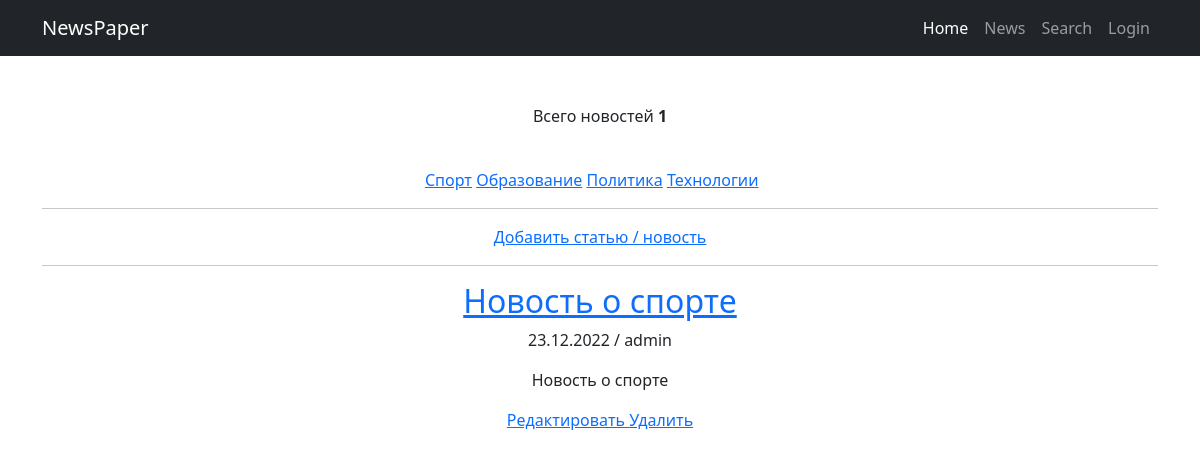
Page /news/ on the committed database.
### news/models.py (models this page shows, shortened)
class Category(models.Model):
    title = models.CharField(max_length=255, unique=True, verbose_name='название категории')
    subscribers = models.ManyToManyField(User, verbose_name='подписчики', blank=True)

class Post(models.Model):
    TYPES = (
        ('arti', 'статья'),
        ('news', 'новость')
    )
    author = models.ForeignKey(Author, on_delete=models.SET('автор неизвестен'), verbose_name='автор')
    type_of_post = models.CharField(max_length=4, choices=TYPES, default='news', verbose_name='тип поста')
    created_at = models.DateTimeField(auto_now_add=True)
    categories = models.ManyToManyField(Category, through='PostCategory', verbose_name='категории')
    title = models.CharField(max_length=255, verbose_name='заголовок')
    text = models.TextField(verbose_name='текст')
    rating = models.IntegerField(default=0, verbose_name='рейтинг')

class Author(models.Model):
    user = models.OneToOneField(User, on_delete=models.CASCADE)
    rating = models.IntegerField(default=0, verbose_name='рейтинг')

### news/views.py (the view)
# urls.py: path('', cache_page(60)(PostListView.as_view()), name='all_news'),
class PostListView(ListView):
    model = Post
    template_name = 'news/posts.html'
    context_object_name = 'posts'
    ordering = '-created_at'
    paginate_by = 10
    def get_context_data(self, **kwargs):
        context = super().get_context_data(**kwargs)
        context['count'] = len(self.get_queryset())
        context['categories'] = Category.objects.all()
        if self.request.user.is_authenticated:
            context['is_not_author'] = not self.request.user.groups.filter(name='authors').exists()
        category = self.request.resolver_match.kwargs.get('category_pk')
        context['is_category'] = category
        if category:
            context['current_category'] = Category.objects.get(pk=category)
        return context
    def get_queryset(self):
        category_pk = self.request.resolver_match.kwargs.get('category_pk')
        if category_pk:
            queryset = Post.objects.filter(categories__pk=category_pk)
        else:
            queryset = Post.objects.all()
        ordering = self.get_ordering()
        if ordering:
            if isinstance(ordering, str):
                ordering = (ordering,)
            queryset = queryset.order_by(*ordering)
        return queryset

### news/templatetags/custom_filters.py (called while the page is built)
@register.filter(name='censor')
def censor(value):
    profanity = ['банан', 'апельсин']
    for word in profanity:
        if word in value:
            value = value.replace(word, '**')
    return value

### news/templates/news/posts.html (shortened to what this page needs)
{% extends 'news/default.html' %}
{% load custom_filters %}
{% load cache %}
{% block content %}
    <p>Всего новостей <b>{{ count }}</b></p>
    <br>
    {% cache 300 category %}
        {% for category in categories %}
        <a href="{% url 'news:all_news' category.id %}">{{ category.title }}</a>
        {% endfor %}
    {% endcache %}
    <hr>
    <a href="{% url 'news:add_post' %}">Добавить статью / новость</a>
    <hr>
    {% if posts %}
        {% for post in posts %}
            <div>
                <h2><a href="{% url 'news:detail' post.id %}">{{ post.title|censor }}</a></h2>
                <p>{{ post.created_at|date:"d.m.Y" }} / {{ post.author.user.username }}</p>
                <p>{{ post.text|censor|truncatechars:50 }}</p>
                <a href="{% url 'news:update_post' post.id %}">Редактировать </a>
                <a href="{% url 'news:delete_post' post.id %}"> Удалить</a>
            </div>
        {% endfor %}
    {% else %}
        <h2>Список статей и новостей пуст =(</h2>
    {% endif %}
{% endblock content %}

### rows in the picture
Category: title "Спорт"
Category: title "Образование"
Category: title "Политика"
Category: title "Технологии"
Post: title|censor "Новость о спорте", created_at "23.12.2022", author.user.username "admin", text|censor "Новость о спорте"

### other values in the picture
{{ count }} "1"
